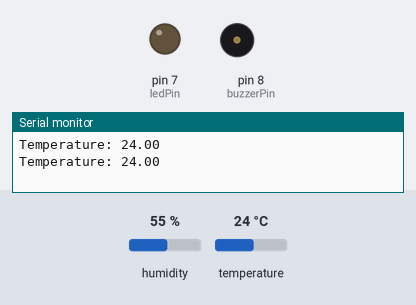
A sketch run on a simulated Arduino Uno, built with avr-gcc and run on an emulated ATmega328P. On the bench: output pins drawn as LEDs (lit = HIGH), buzzer (waves = sounding, pin HIGH), the last lines printed to the serial monitor. The test bench sets the inputs (shaded band); at power-on: temperature 24 °C, humidity 55 %.

Above: at 2.8 s.
2.9 s: temperature set to 34.5 °C
5.6 s: temperature set to 35.9 °C
At 7.0 s:
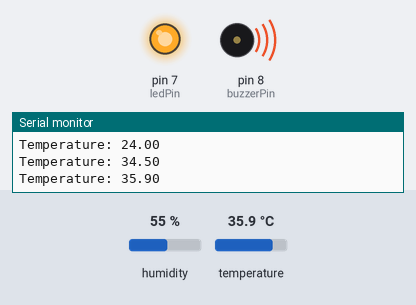
8.3 s: temperature set to 12 °C
At 10.5 s:
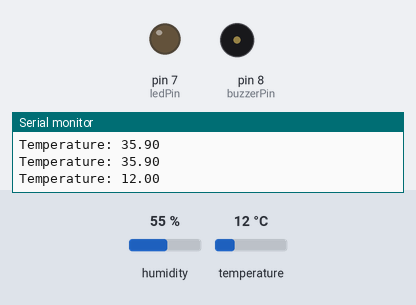
11.5 s: temperature set to 41 °C
At 13.4 s:
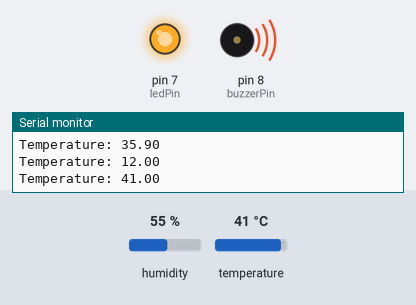
Timing chart, 0 to 14.9 s (numbered marks = the images above; inputs shaded):
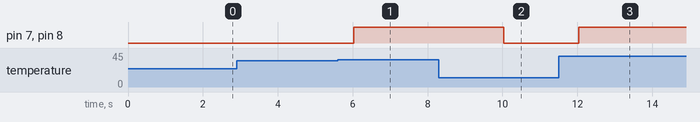

The sketch:

main.ino
```cpp
#include <DHT.h>
#define DHTPIN 2
#define DHTTYPE DHT22
DHT dht(DHTPIN, DHTTYPE);
const int ledPin = 7;
const int buzzerPin = 8;
void setup() {
  Serial.begin(9600);

  pinMode(ledPin, OUTPUT);
  pinMode(buzzerPin, OUTPUT);

  dht.begin();
}

void loop() {

  float temp = dht.readTemperature();

  Serial.print("Temperature: ");
  Serial.println(temp);

  if (temp > 35) {
    digitalWrite(ledPin, HIGH);
    digitalWrite(buzzerPin, HIGH);
  }
  else {
    digitalWrite(ledPin, LOW);
    digitalWrite(buzzerPin, LOW);
  }

  delay(2000);
}
```

Measured:
- the behaviour switches between 35 and 35.1 °C on temperature (found by bisection; images 0 and 1)
- after the input at 5.6 s, pin 7 (ledPin), pin 8 (buzzerPin): LOW → HIGH after 0.42 s
- after the input at 8.3 s, pin 7 (ledPin), pin 8 (buzzerPin): HIGH → LOW after 1.7 s
- after the input at 11.5 s, pin 7 (ledPin), pin 8 (buzzerPin): LOW → HIGH after 0.54 s
